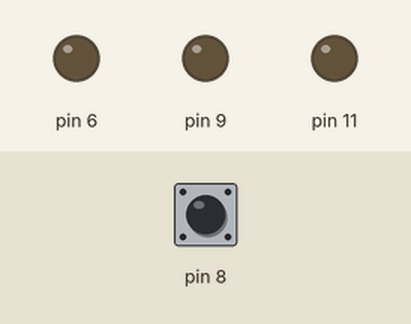
Recording of a sketch running on a simulated Arduino Uno, built with avr-gcc and run on an emulated ATmega328P. Parts: output pins drawn as LEDs (lit = HIGH). The test bench sets the inputs (shaded band); at power-on: pin 8 HIGH.

Above: at 1.2 s.
1.3 s: pin 8 pulled LOW for 0.15 s
At 2.1 s:
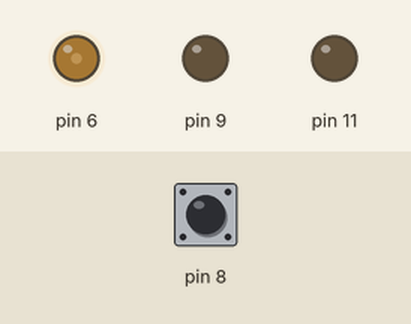
2.9 s: pin 8 pulled LOW for 1 s
At 3.3 s:
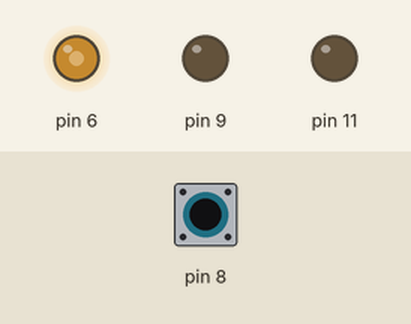
5.4 s: pin 8 pulled LOW for 0.15 s
At 6.4 s:
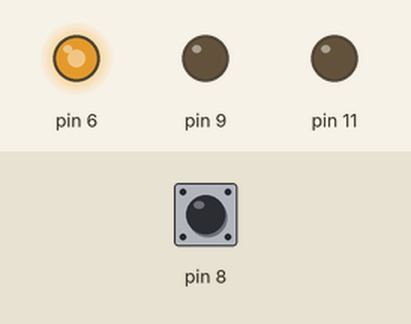
7.0 s: pin 8 pulled LOW for 3.2 s
At 7.6 s:
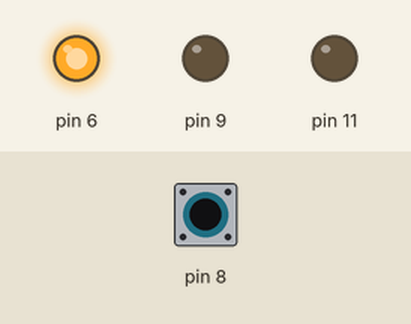
11.7 s: pin 8 pulled LOW for 0.15 s
At 12.4 s:
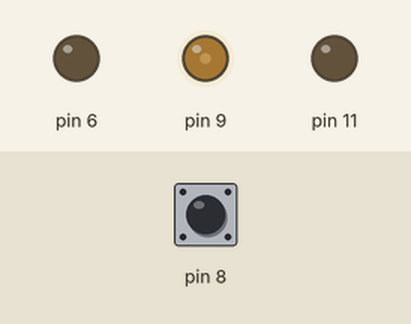
13.3 s: pin 8 pulled LOW for 1 s
At 13.6 s:
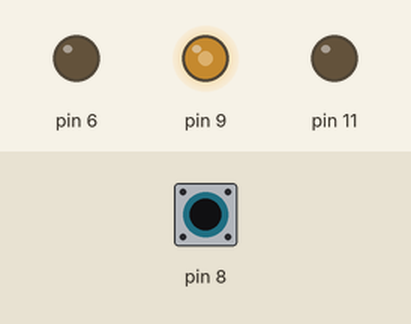
Timing chart, 0 to 16.3 s (numbered marks = the images above; inputs shaded):
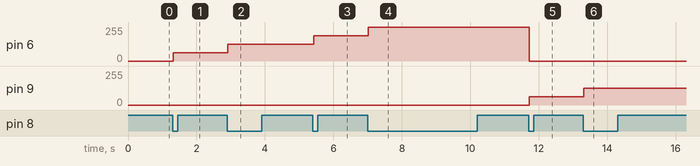

Measured:
- after the input at 1.3 s, pin 6: 0/255 → 63/255 at once
- after the input at 2.9 s, pin 6: 63/255 → 127/255 at once
- after the input at 5.4 s, pin 6: 127/255 → 191/255 at once
- after the input at 7.0 s, pin 6: 191/255 → 255/255 at once
- after the input at 11.7 s, pin 6: 255/255 → 0/255 at once; pin 9: 0/255 → 63/255 at once
- after the input at 13.3 s, pin 9: 63/255 → 127/255 at once

The sketch:

lab5_task3.ino
```cpp
#include <avr/io.h>
#include <util/delay.h>


void setup() {
  // output pins
  DDRD |= (1 << PD6);  // OC0A  /  pin 6   /timer 0
  DDRB |= (1 << PB1);  // OC1A  / pin 9  / timer 1
  DDRB |= (1 << PB3);  // OC2A  /  pin 11 / timer 2

  DDRB &= ~(1 << PB0); // input
  PORTB |= (1 << PB0); // enable internal pull-up

  // timer 0
  TCCR0A = (1 << WGM00) | (1 << WGM01) | (1 << COM0A1);
  TCCR0B = (1 << CS01); // prescaler = 8

  // timer 1
  TCCR1A = (1 << WGM10) | (1 << COM1A1);
  TCCR1B = (1 << WGM12) | (1 << CS11); // prescaler = 8

  // timer 2
  TCCR2A = (1 << WGM20) | (1 << WGM21) | (1 << COM2A1);
  TCCR2B = (1 << CS21); // prescaler = 8
}

// tracking button presses
uint8_t press_count = 0;

//to detect button presses correctly
uint8_t readButton() {
  static uint8_t prev = 1;
  uint8_t current = (PINB & (1 << PB0)) ? 1 : 0;
  if (prev == 1 && current == 0) { // falling edge (button press)
    _delay_ms(20); // debounce delay
    if ((PINB & (1 << PB0)) == 0) {
      prev = current;
      return 1;
    }
  }
  prev = current;
  return 0;
}

void loop() {
  if (readButton()) {
    press_count++;
    if (press_count > 12) press_count = 1;  // wrap after 12 presses

    uint8_t level = ((press_count - 1) % 4) + 1;

    uint8_t brightness = (level * 64) - 1; // 63, 127, 191, 255

    if (press_count <= 4) {
      OCR0A = brightness;  // LED 1 active
      OCR1A = 0;
      OCR2A = 0;
    } else if (press_count <= 8) {
      OCR0A = 0;
      OCR1A = brightness;  // LED 2 active
      OCR2A = 0;
    } else {
      OCR0A = 0;
      OCR1A = 0;
      OCR2A = brightness;  // LED 3 active
    }
  }
}
```
